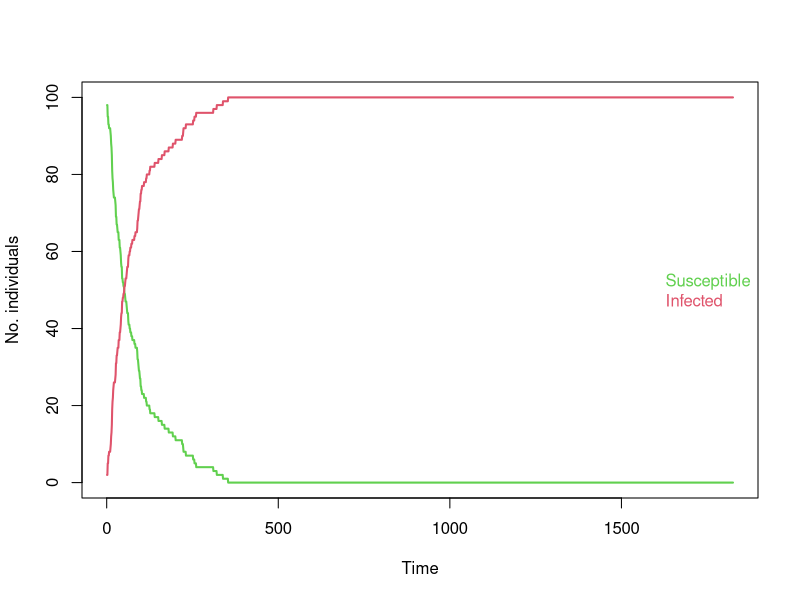
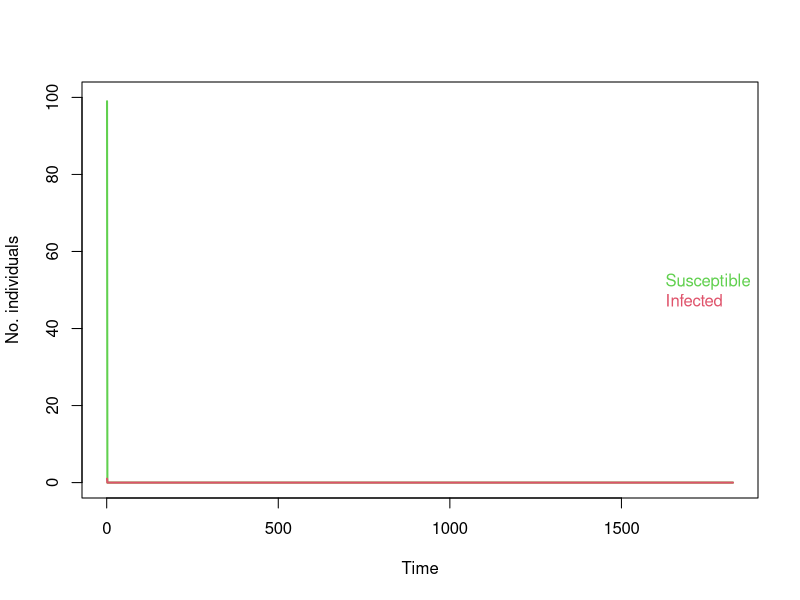
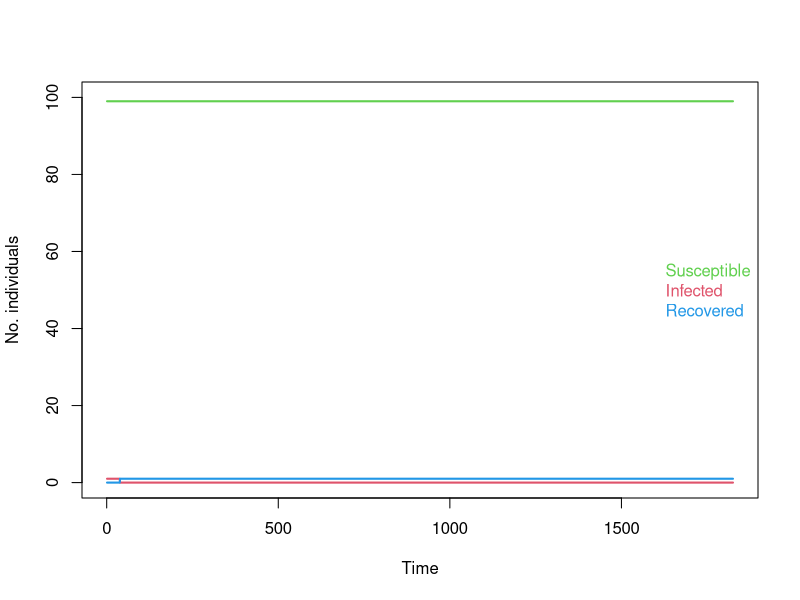
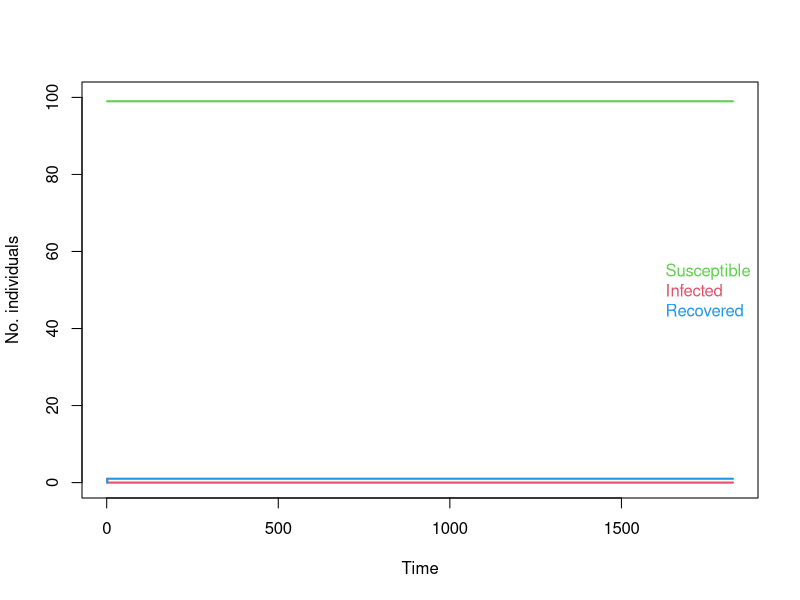
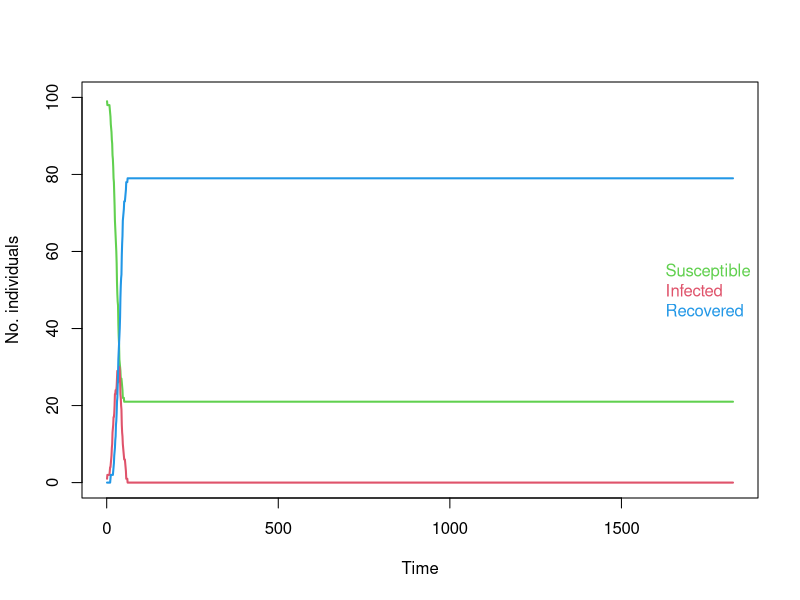

Write the R code that produced these figures, in order.
## ---- chunk 1
## This code along with the makefile allows us to show solutions conditional on file type
set.seed(2022-07-22)
solution_start <- function(){
	rv <- ""
	if(!params$solutions & !solution_current){
		if(params$latex) rv <- "\\begin{comment}" else rv <- "<!--"
		knitr::opts_chunk$set(eval = FALSE)
		solution_current <<- TRUE
	}
	return(rv)
}
solution_end <- function(){
	rv <- ""
	if(!params$solutions & solution_current){
		if(params$latex) rv <- "\\end{comment}" else rv <- "-->"
		knitr::opts_chunk$set(eval = TRUE)
		solution_current <<- FALSE
	}
	return(rv)
}
solution_current <- FALSE
## ---- chunk 2
set.seed(250)

n_cows <- 100

# Create the farm:
farm <- data.frame(id =1:n_cows,
                   age=round(runif(n_cows,730,1642)),
                   infected=0)

# We start by initially infected one cow - the first one:
farm$infected[1] <- 1

# We set the probability of infection:
ProbInfection <- 0.01

# We want to simulate 5 years:
end_time <- 5 * 365

# Collect the mean age of the cows in herd over time:
age_collect <- numeric(end_time)

# Collect the number of susceptible and infected animals at each time point:
inf_collect <- data.frame(susceptible=rep(0,end_time), infected=rep(0, end_time))

for (t in seq_len(end_time))
{

    # Identify the cows that are not infected (susceptible):
    PotInf       <- which(farm$infected==0)
    # Draw randomly which of the cows that should be (newly) infected:
    NewInf       <- PotInf[rbinom(length(PotInf),1,prob=ProbInfection)==1]
    # If there are new infections, then we infect them:
    if(length(NewInf)>0) farm$infected[NewInf] <- 1

   # Add one day to the age of all the animals, for each simulated:
   farm$age <- farm$age + 1

   # Save the daily mean age of all cows:
   age_collect[t] <- mean(farm$age)
   
   # Save the number of susceptible and infected:
   sus <- length(farm$infected[farm$infected==0])
   inf <- length(farm$infected[farm$infected==1])
   inf_collect[t,1] <- sus
   inf_collect[t,2] <- inf
}

## ---- chunk 3

plot(inf_collect$susceptible, type="l", lwd=2, col=3, xlab="Time", ylab="No. individuals", ylim=c(0,n_cows))
lines(inf_collect$infected, type="l", lwd=2, col=2)
legend("right", text.col=c(3,2), legend=c("Susceptible", "Infected"), 
       bty="n")

## ---- chunk 4
set.seed(250)

n_cows <- 100

# Create the farm:
farm <- data.frame(id =1:n_cows,
                   age=round(runif(n_cows,730,1642)),
                   infected=0)

# We start by initially infected one cow - the first one:
farm$infected[1] <- 1

# We set the probability of infection:
Beta <- 0.01

# We want to simulate 5 years:
end_time <- 5 * 365

# Collect the mean age of the cows in herd over time:
age_collect <- numeric(end_time)

# Collect the number of susceptible and infected animals at each time point:
inf_collect <- data.frame(susceptible=rep(0,end_time), infected=rep(0, end_time))

for (t in seq_along(end_time))
{
    # We update the ProbInf within the model:
    ProbInfection <- Beta * sum(farm$infected==1) / n_cows

    # Identify the cows that are not infected (susceptible):
    PotInf       <- which(farm$infected==0)
    # Draw randomly which of the cows that should be (newly) infected:
    NewInf       <- PotInf[rbinom(length(PotInf),1,prob=ProbInfection)==1]
    # If there are new infections, then we infect them:
    if(length(NewInf)>0) farm$infected[NewInf] <- 1

   # Add one day to the age of all the animals, for each simulated:
   farm$age <- farm$age + 1

   # Save the daily mean age of all cows:
   age_collect[t] <- mean(farm$age)
   
   # Save the number of susceptible and infected:
   sus <- length(farm$infected[farm$infected==0])
   inf <- length(farm$infected[farm$infected==1])
   inf_collect[t,1] <- sus
   inf_collect[t,2] <- inf
}


plot(inf_collect$susceptible, type="l", lwd=2, col=3, xlab="Time", ylab="No. individuals", ylim=c(0,n_cows))
lines(inf_collect$infected, type="l", lwd=2, col=2)
legend("right", text.col=c(3,2), legend=c("Susceptible", "Infected"), 
       bty="n")

## ---- chunk 5
set.seed(250)

n_cows <- 100

# Create the farm:
farm <- data.frame(id =1:n_cows,
                   age=round(runif(n_cows,730,1642)),
                   infected=0)

# We now have three compartments in the "infected" column:
# 0 = Susceptible
# 1 = Infected
# 2 = Recovered

# We start by initially infected one cow - the first one:
farm$infected[1] <- 1

# We set the probability of infection:
Beta <- 0.01

# We set the probability of cure:
Gamma <- 0.03

# We want to simulate 5 years:
end_time <- 5 * 365

# Collect the mean age of the cows in herd over time:
age_collect <- numeric(end_time)

# Collect the number of susceptible and infected animals at each time point:
inf_collect <- data.frame(susceptible=rep(0,end_time), infected=rep(0, end_time), recovered=rep(0, end_time))

for (t in seq_len(end_time))
{
   # We update the ProbInf within the model:
   ProbInfection <- Beta * sum(farm$infected==1) / n_cows
   
   ### Infection ###
   
   # Identify the cows that are not infected (susceptible):
   PotInf       <- which(farm$infected==0)
   # Draw randomly which of the cows that should be (newly) infected:
   NewInf       <- PotInf[rbinom(length(PotInf),1,prob=ProbInfection)==1]
   # If there are new infections, then we infect them:
   if(length(NewInf)>0) farm$infected[NewInf] <- 1
   
   ### Recovery ###
   
   # Identify the cows that are infected:
   PotRec       <- which(farm$infected==1)
   # Draw randomly which of the cows that should recover:
   NewRec       <- PotRec[rbinom(length(PotRec),1,prob=Gamma)==1]
   # If there are any recoveries, they recover:
   if(length(NewRec)>0) farm$infected[NewRec] <- 2

   # Add one day to the age of all the animals, for each simulated:
   farm$age <- farm$age + 1
   
   # Save the daily mean age of all cows:
   age_collect[t] <- mean(farm$age)
   
   # Save the number of susceptible, infected and recovered:
   sus <- length(farm$infected[farm$infected==0])
   inf <- length(farm$infected[farm$infected==1])
   rec <- length(farm$infected[farm$infected==2])
   
   inf_collect[t,1] <- sus
   inf_collect[t,2] <- inf
   inf_collect[t,3] <- rec
}


plot(inf_collect$susceptible, type="l", lwd=2, col=3, xlab="Time", ylab="No. individuals", ylim=c(0,n_cows))
lines(inf_collect$infected, type="l", lwd=2, col=2)
lines(inf_collect$recovered, type="l", lwd=2, col=4)
legend("right", text.col=c(3,2, 4), legend=c("Susceptible", "Infected", "Recovered"), 
       bty="n")

## ---- chunk 6
set.seed(250)

n_cows <- 100

# Create the farm:
farm <- data.frame(id =1:n_cows,
                   age=round(runif(n_cows,730,1642)),
                   infected=0, infected_days=0)

# We now have three compartments in the "infected" column:
# 0 = Susceptible
# 1 = Infected
# 2 = Recovered

# We start by initially infected one cow - the first one:
farm$infected[1] <- 1

# We set the probability of infection:
Beta <- 0.01

# We want to simulate 5 years:
end_time <- 5 * 365

# Collect the mean age of the cows in herd over time:
age_collect <- numeric(end_time)

# Collect the number of susceptible and infected animals at each time point:
inf_collect <- data.frame(susceptible=rep(0,end_time), infected=rep(0, end_time), recovered=rep(0, end_time))

for (t in seq_len(end_time))
{
   # We update the ProbInf within the model:
   ProbInfection <- Beta * sum(farm$infected==1) / n_cows
   
   ### Infection ###
   
   # Identify the cows that are not infected (susceptible):
   PotInf       <- which(farm$infected==0)
   # Draw randomly which of the cows that should be (newly) infected:
   NewInf       <- PotInf[rbinom(length(PotInf),1,prob=ProbInfection)==1]
   # If there are new infections, then we infect them:
   if(length(NewInf)>0) farm$infected[NewInf] <- 1
   
   # Identify the cows that have been infected for 10 days:
   Rec          <- which(farm$infected_days==1)
   # If there are any recoveries, they recover:
   if(length(Rec)>0) farm$infected[Rec] <- 2
   # And we set their infected counter to zero again:
   if(length(Rec)>0) farm$infetced_days[Rec] <- 0

   # And update the infected days counter (at each time step):
   farm$infected_days[farm$infected==1] <- farm$infected_days[farm$infected==1] + 1

   
   ### Recovery ###

   # Add one day to the age of all the animals, for each simulated:
   farm$age <- farm$age + 1
   
   # Save the daily mean age of all cows:
   age_collect[t] <- mean(farm$age)
   
   # Save the number of susceptible, infected and recovered:
   sus <- length(farm$infected[farm$infected==0])
   inf <- length(farm$infected[farm$infected==1])
   rec <- length(farm$infected[farm$infected==2])

   inf_collect[t,1] <- sus
   inf_collect[t,2] <- inf
   inf_collect[t,3] <- rec
}


plot(inf_collect$susceptible, type="l", lwd=2, col=3, xlab="Time", ylab="No. individuals", ylim=c(0,n_cows))
lines(inf_collect$infected, type="l", lwd=2, col=2)
lines(inf_collect$recovered, type="l", lwd=2, col=4)
legend("right", text.col=c(3,2, 4), legend=c("Susceptible", "Infected", "Recovered"), 
       bty="n")

## ---- chunk 7
library("R6")

## Define the farm class:
Farm <- R6Class("Farm",

  # Private objects that we can only see within the class:
  private = list(
    
    # The number of cows:
    n_cows = 0L,
    
    # The age of replacement heifers:
    age_heifer = 0L,
    
    # The age at which animals are replaced:
    age_replacement = 0L,
    
    # Beta:
    beta = 0.0,
    
    # Number of infected days:
    max_infected_days = 0L,
    
    # The data frame of cows:
    cows = data.frame(id = numeric(0),
                      age = numeric(0),
                      infected = numeric(0),
                      infected_days = numeric(0)),
    
    # The current time:
    time = 0L
    
  ),
                              
  # The public methods:
	public = list(

	  # An initialize method is mandatory:
		initialize = function(n_cows, age_heifer = 730, age_replacement = 1642, beta = 0.01, infected_days=10L) {
		  
		  # Set the number of cows:
		  private$n_cows <- n_cows
		  
		  # Store the ages using the public method we provide below:
		  self$set_replacement_ages(age_heifer = age_heifer, age_replacement = age_replacement)
		  
		  # Store beta:
		  self$set_beta(beta)
		  
		  # Store infected_days:
		  self$set_infected_days(infected_days)
		                
		  # Set the data frame of cows:
		  private$cows <- data.frame(id = 1:n_cows, 
		                  age = round(runif(n_cows,age_heifer,age_replacement)),
                      infected = 0,
                      infected_days = 0)
		  
		  # Set the time:
		  private$time <- 1L
		  
		},

		# A set method for the replacement ages:
		set_replacement_ages = function(age_heifer = NULL, age_replacement = NULL) {
		  if(!is.null(age_heifer)) private$age_heifer <- age_heifer
		  if(!is.null(age_replacement)) private$age_replacement <- age_replacement
		},

		# A set method for beta:
		set_beta = function(beta) {
		  private$beta <- beta
		},
		
		# A set method for infected_days:
		set_infected_days = function(infected_days) {
		  private$max_infected_days <- infected_days
		},
		
		# An infect method to change the status of a single cow:
		infect = function(cow) {
		  
		  private$cows$infected[cow] <- 1L
		  private$cows$infected_days[cow] <- 0L
		  
		},
		
		# An update method for a single time step:
		update = function() {
		  
		  ## First some sanity checks to help find bugs:
		  stopifnot(all(private$cows$infected %in% c(0,1,2)))
		  stopifnot(all(private$cows$infected_days >= 0))

		  
		  ## Do the infection part:

		  # Update prob_inf partly using a method we define below:
		  ProbInfection <- private$beta * self$get_totals()["infected"] / private$n_cows
		  
      # Identify the cows that are not infected (susceptible):
      PotInf <- which(private$cows$infected==0)
      # Draw randomly which of the cows that should be (newly) infected:
      NewInf <- PotInf[rbinom(length(PotInf),1,prob=ProbInfection)==1]
      # If there are new infections, then we infect them:
      if(length(NewInf)>0){
        private$cows$infected[NewInf] <- 1
        private$cows$infected_days[NewInf] <- 0
      }
  	  
		  ## Do the recovery part:
		  
      # Identify the cows that have been infected for 10 days:
      Rec <- which(private$cows$infected_days >= private$max_infected_days)
      # If there are any recoveries, they recover and we set their infected counter to zero again:
      if(length(Rec)>0) {
        private$cows$infected[Rec] <- 2
        private$cows$infetced_days[Rec] <- 0
      }

		  ## Then update counters:
		  
      # Update the infected days counter:
      private$cows$infected_days[private$cows$infected==1] <- private$cows$infected_days[private$cows$infected==1] + 1

		  # If cows reach the age of age_replacement, they are replaced with a new cow that is age_heifer days old:
      private$cows$age[private$cows$age>=private$age_replacement] <- private$age_heifer

		  private$cows$age <- private$cows$age + 1L
  	  private$time <- private$time + 1L

		},

		# A method to get the current cows:
		get_cows = function() {
		  
		  return(private$cows)
		  
		},
		
		# A method to get the current average age:
		get_mean_age = function() {
		  
		  mean_age <- mean(private$cows$age)
		  return(mean_age)
		  
		},
		
		# A method to get the number of susceptible, infected and recovered:
		get_totals = function() {
		  
		  stopifnot(all(private$cows$infected %in% c(0,1,2)))
		  rv <- c(
		    susceptible = sum(private$cows$infected==0L),
		    infected = sum(private$cows$infected==1L),
		    recovered = sum(private$cows$infected==2L)
		  )
		  
		  return(rv)
		  
		}

	)
)
## ---- chunk 8
# Create a new object, specifying beta explicitly so that it is more interesting:
farm <- Farm$new(n_cows = 100L, beta = 0.15)

end_time <- 5 * 365
age_collect <- numeric(end_time)
inf_collect <- data.frame(susceptible=rep(0,end_time), infected=rep(0, end_time), recovered=rep(0, end_time))

# First we must initialise infection in animal 1:
farm$infect(1L)

# Then we can loop over the other time points:
for (t in seq_len(end_time)) {
  
   # Update the object:
   farm$update()

   # Save the daily mean age of all cows:
   age_collect[t] <- farm$get_mean_age()

   # Save the infection statuses:
   inf_collect[t,1:3] <- farm$get_totals()
}

plot(inf_collect$susceptible, type="l", lwd=2, col=3, xlab="Time", ylab="No. individuals", ylim=c(0,n_cows))
lines(inf_collect$infected, type="l", lwd=2, col=2)
lines(inf_collect$recovered, type="l", lwd=2, col=4)
legend("right", text.col=c(3,2, 4), 
       legend=c("Susceptible", "Infected", "Recovered"), bty="n")
